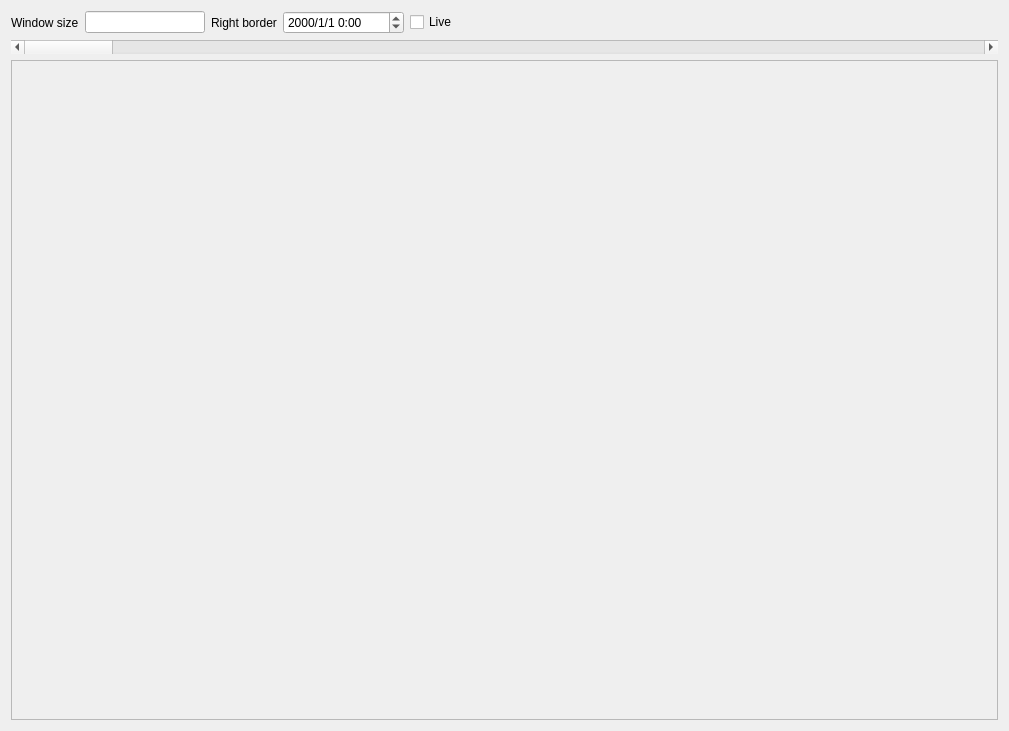
<?xml version="1.0" encoding="UTF-8"?>
<ui version="4.0">
 <class>ChartWindow</class>
 <widget class="QWidget" name="ChartWindow">
  <property name="geometry">
   <rect>
    <x>0</x>
    <y>0</y>
    <width>1009</width>
    <height>731</height>
   </rect>
  </property>
  <property name="windowTitle">
   <string>Form</string>
  </property>
  <layout class="QVBoxLayout" name="verticalLayout">
   <item>
    <layout class="QHBoxLayout" name="horizontalLayout_controls">
     <item>
      <widget class="QLabel" name="lb_window_size">
       <property name="text">
        <string>Window size</string>
       </property>
      </widget>
     </item>
     <item>
      <widget class="QLineEdit" name="le_window_size">
       <property name="maximumSize">
        <size>
         <width>120</width>
         <height>16777215</height>
        </size>
       </property>
       <property name="toolTip">
        <string>e.g. '1d 4h': h - hours, d - days, w - weeks</string>
       </property>
      </widget>
     </item>
     <item>
      <widget class="QLabel" name="lb_right_border">
       <property name="text">
        <string>Right border</string>
       </property>
      </widget>
     </item>
     <item>
      <widget class="QDateTimeEdit" name="dt_right_border">
       <property name="displayFormat">
        <string>yyyy/M/d h:mm</string>
       </property>
       <property name="timeSpec">
        <enum>Qt::TimeSpec::LocalTime</enum>
       </property>
      </widget>
     </item>
     <item>
      <widget class="QCheckBox" name="cb_live">
       <property name="text">
        <string>Live</string>
       </property>
      </widget>
     </item>
     <item>
      <spacer name="horizontalSpacer_controls">
       <property name="orientation">
        <enum>Qt::Orientation::Horizontal</enum>
       </property>
       <property name="sizeHint" stdset="0">
        <size>
         <width>40</width>
         <height>20</height>
        </size>
       </property>
      </spacer>
     </item>
    </layout>
   </item>
   <item>
    <widget class="QScrollBar" name="sb_time">
     <property name="orientation">
      <enum>Qt::Orientation::Horizontal</enum>
     </property>
    </widget>
   </item>
   <item>
    <layout class="QVBoxLayout" name="verticalLayout_graph">
     <item>
      <widget class="QScrollArea" name="scrollArea">
       <property name="widgetResizable">
        <bool>true</bool>
       </property>
       <widget class="QWidget" name="scrollAreaWidgetContents">
        <property name="geometry">
         <rect>
          <x>0</x>
          <y>0</y>
          <width>987</width>
          <height>650</height>
         </rect>
        </property>
       </widget>
      </widget>
     </item>
    </layout>
   </item>
  </layout>
 </widget>
 <resources/>
 <connections/>
</ui>
